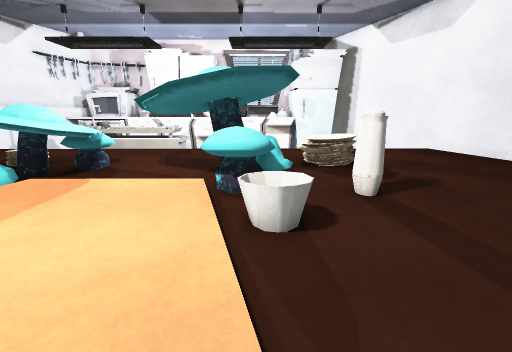
[1] (above)

14 first-person views from a walk through a scene from a Unity 3-D project. The camera is 1.3 m above the floor, tilts 14° down and sees 90° across. The floor is counted in squares, 0.5 m on a side. Each view is taken from the middle of a square. On the plan, view 1 faces up. The plan holds only what a view shows up to about 18 squares ahead; the rest is blank. The place goes on beyond the plan. Some surface patterns are stand-ins.

[2]
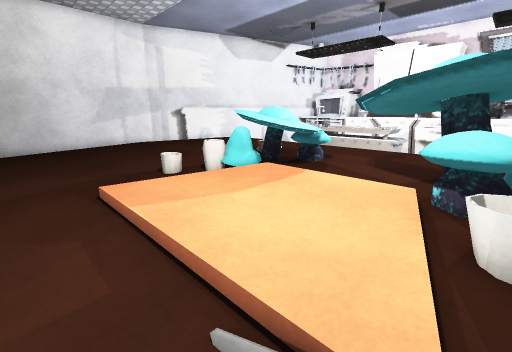

[3]
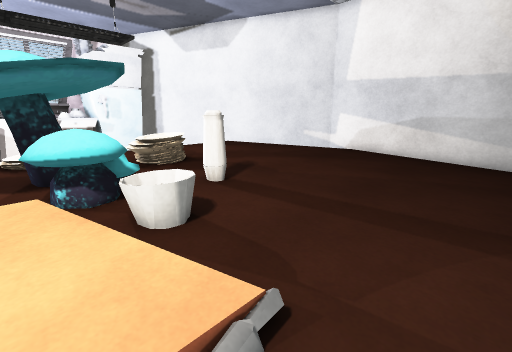

[4]
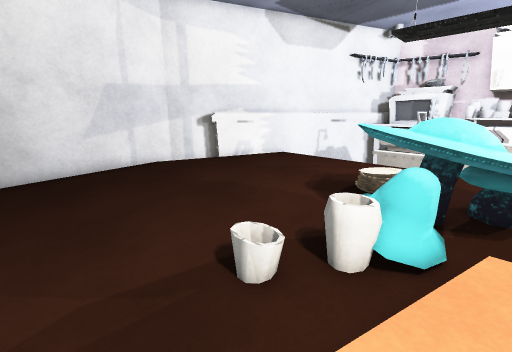

[5]
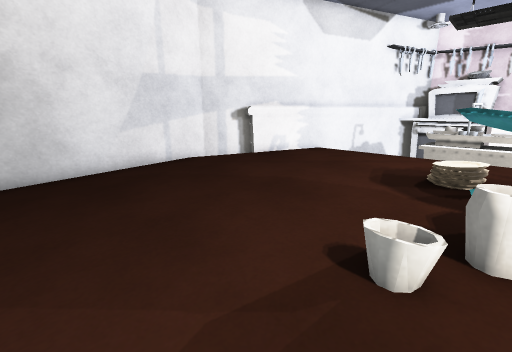

[6]
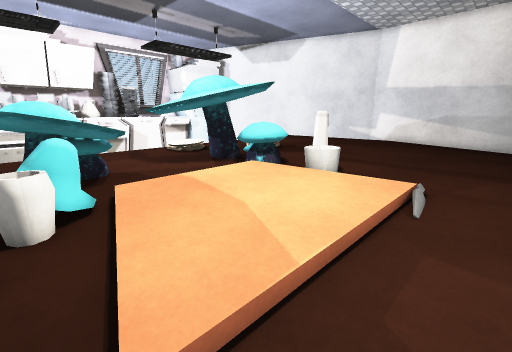

[7]
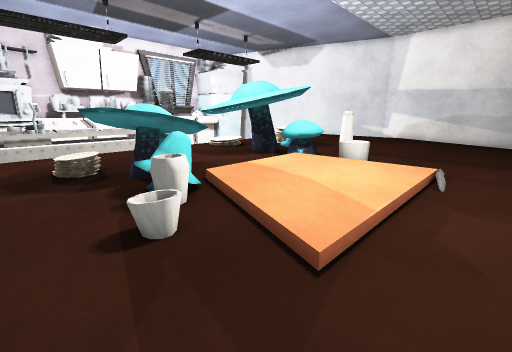

[8]
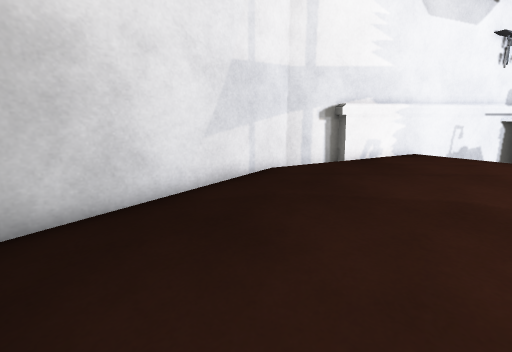

[9]
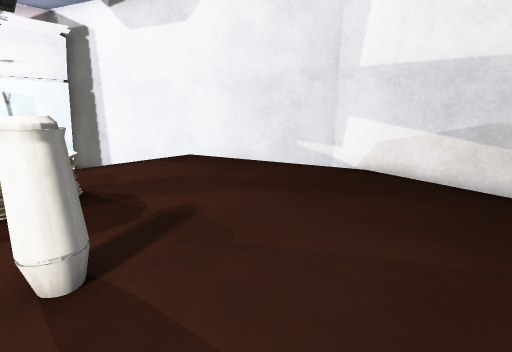

[10]
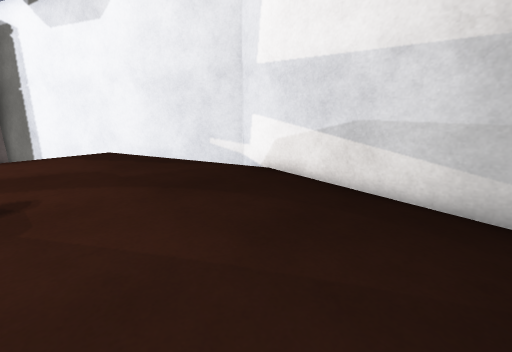

[11]
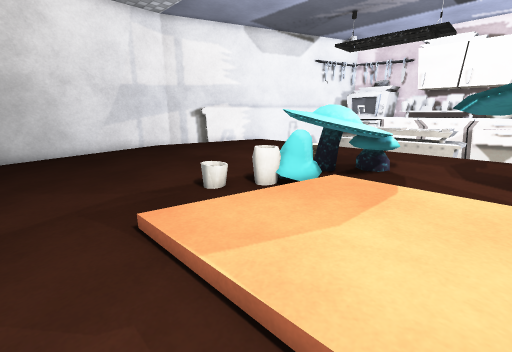

[12]
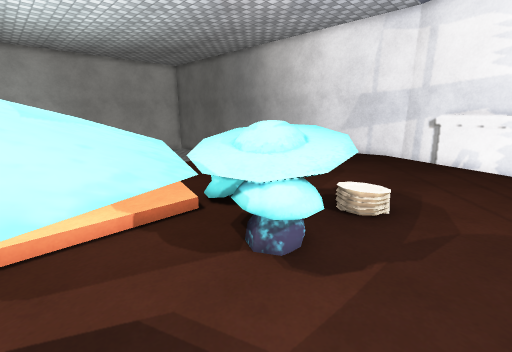

[13]
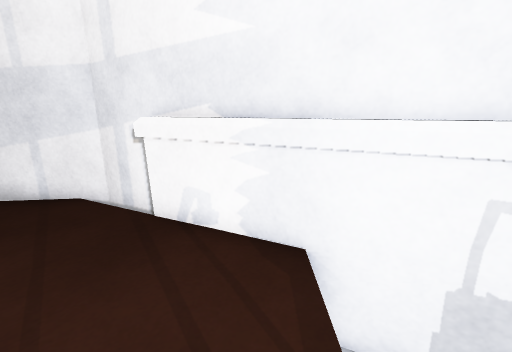

[14]
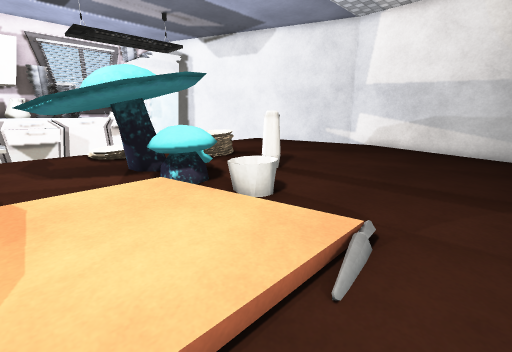

### Floor plan
Key: @ floor where view 1 was taken; # wall or solid block; . main floor; : floor 0.25 m higher than the main floor; + floor 0.5 m higher than the main floor; / step, stairs or slope; = window, fence, low wall or low ledge; ^ raised ledge; v drop or lower ground; O other object.
Columns run from 21 left of view 1 to 14 right of it. Each row starts with its distance up from view 1.
 17     #v   #######v             v##
 16    ##                          v#
 15    ##vvvvvvvvvvvvvvvv  v  vvvvvv##
 14   ##:::::::::::::::+/  :: ::::::v#
 13   ##::::::::::::::^    ::=::::::v##
 12  ##::::::::::#=::^^    OO=:::::::v#
 11 ###::::::::O^^^^:^^^^  :==:::::::v##
 10 #v:::::::::^^^^^:^^^^^^:::::::::::v#
  9 #::::::::::^^^^^:^^^^^^:::::::::::v#
  8 #:::::::::::^^^:::^^^^=::::::::::::#
  7 #...........==/:::::^^..#..::::::::#
  6 #...........=#:::::://+............#
  5 #...........//:::::://.............#
  4 #............/:::::::..............#
  3 #............::::::::..............#
  2 #............////////:.............#
  1 #..................................#
  0 #....................@.............#

Positions as (right, up) in squares from view 1, and headings:
1: (0, 0), facing up
2: (0, 0), facing up-left
3: (-2, 0), facing up-right
4: (-7, 2), facing up-left
5: (-9, 1), facing up-left
6: (-9, 0), facing up-right
7: (-12, 0), facing up-right
8: (-14, 0), facing up-left
9: (3, 3), facing up-right
10: (6, 0), facing up-right
11: (-3, 0), facing up-left
12: (-3, 14), facing down-left
13: (-13, 14), facing left
14: (-5, 0), facing up-right
